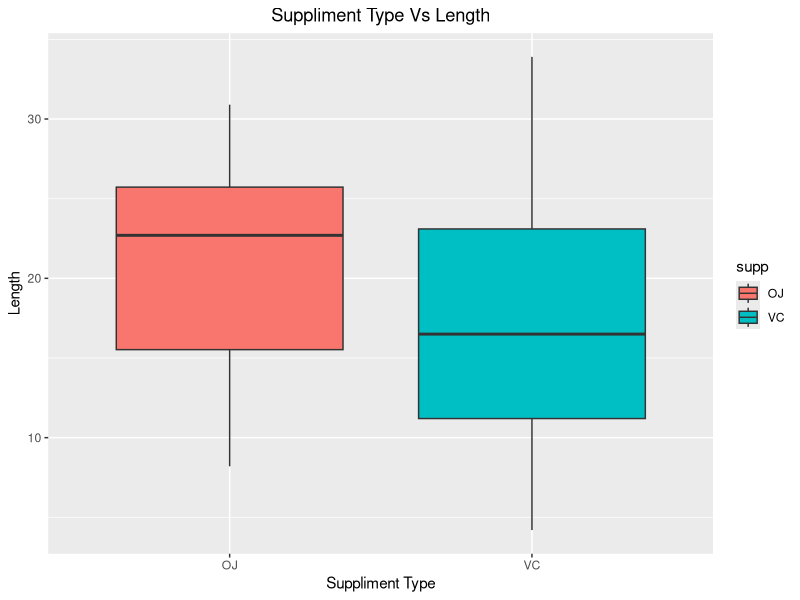
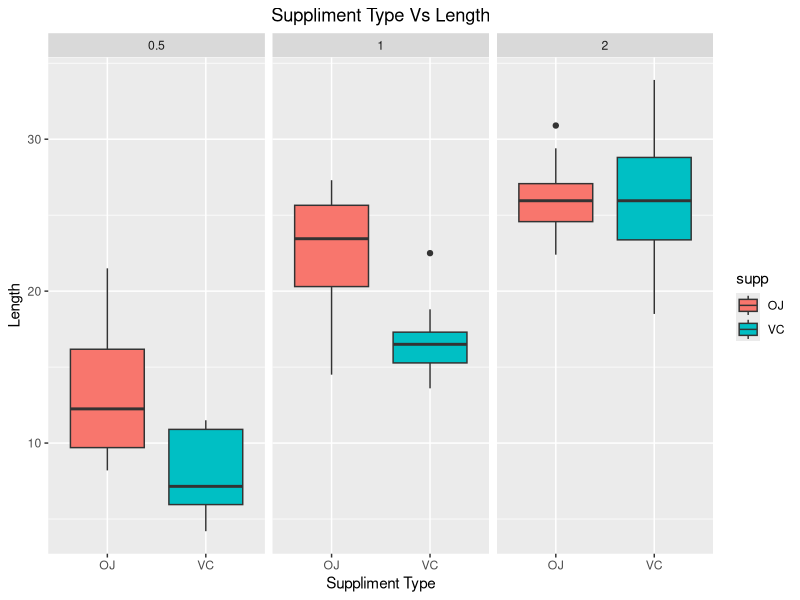
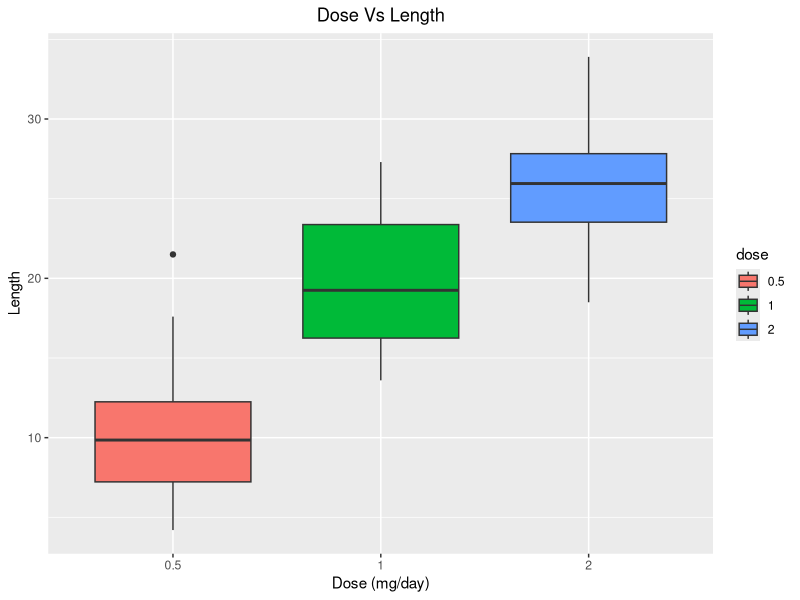
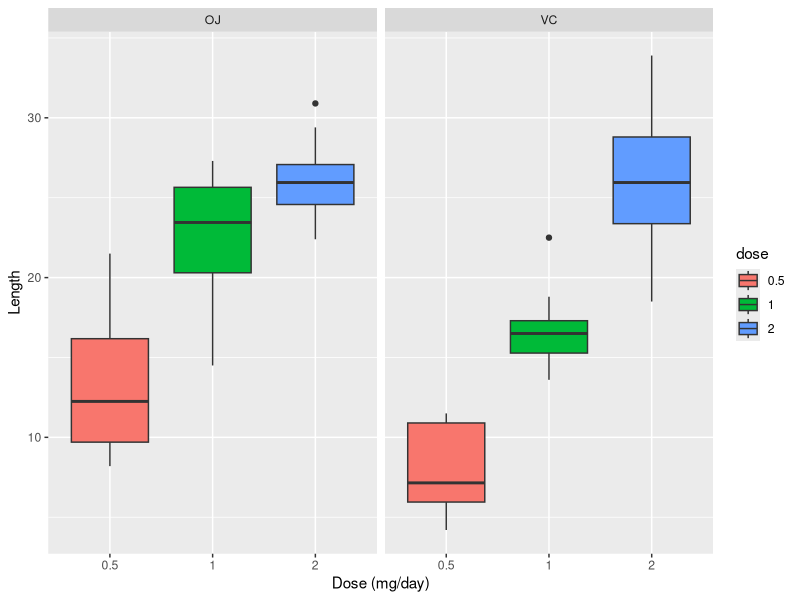

Write R code to recreate these figures, in order.
## ---- chunk 1
data("ToothGrowth")
head(ToothGrowth)
## ---- chunk 2
str(ToothGrowth)
## ---- chunk 3
unique(ToothGrowth$dose)
## ---- chunk 4
ToothGrowth$dose <- factor(ToothGrowth$dose)
## ---- chunk 5
library(ggplot2)
g <- ggplot(data = ToothGrowth,aes(supp,len))
g + geom_boxplot(aes(fill=supp)) +
  labs(title="Suppliment Type Vs Length")+
  theme(plot.title = element_text(hjust = 0.5))+
  xlab("Suppliment Type")+ylab("Length")
## ---- chunk 6
library(ggplot2)
g <- ggplot(data = ToothGrowth,aes(supp,len))
g + geom_boxplot(aes(fill=supp)) +facet_grid(.~dose)+
  labs(title="Suppliment Type Vs Length")+
  theme(plot.title = element_text(hjust = 0.5))+
  xlab("Suppliment Type")+ylab("Length")
## ---- chunk 7
library(ggplot2)
g <- ggplot(data = ToothGrowth,aes(dose,len))
g + geom_boxplot(aes(fill=dose))+
  labs(title="Dose Vs Length")+
  theme(plot.title = element_text(hjust = 0.5))+
  xlab("Dose (mg/day)")+ylab("Length")
## ---- chunk 8
library(ggplot2)
g <- ggplot(data = ToothGrowth,aes(dose,len))
g + geom_boxplot(aes(fill=dose)) + facet_grid(.~supp)+
  xlab("Dose (mg/day)")+ylab("Length")
## ---- chunk 9

md <-lm(len ~dose,data = ToothGrowth)
summary(md)
## ---- chunk 10
t.test(len~supp,data = ToothGrowth)
## ---- chunk 11
library(data.table)
library(dplyr)
ToothGrowth <- data.table(ToothGrowth)
t.test(len~dose,data=filter(ToothGrowth,dose %in% c(0.5,1)))
## ---- chunk 12
library(data.table)
library(dplyr)
ToothGrowth <- data.table(ToothGrowth)
t.test(len~dose,data=filter(ToothGrowth,dose %in% c(2,1)))
## ---- chunk 13
library(data.table)
library(dplyr)
ToothGrowth <- data.table(ToothGrowth)
t.test(len~dose,data=filter(ToothGrowth,dose %in% c(0.5,2)))
